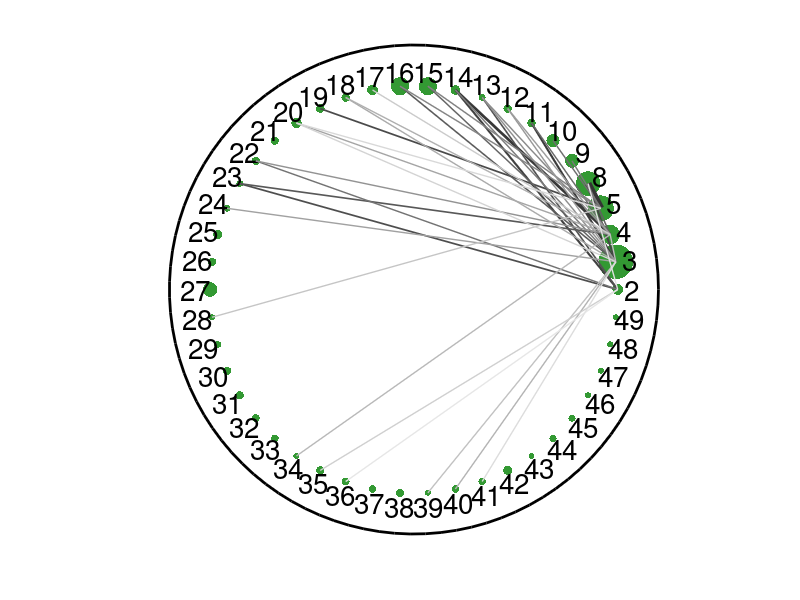

This figure's MATLAB source:
% 读取one-body数据
fid = fopen('one-body.txt', 'r');
data_one = textscan(fid, '%d%f%f', 'Delimiter', ',');
fclose(fid);
ids_one = data_one{1};
values_one = data_one{3};
N = length(ids_one);

% 生成均匀分布的角度
theta = linspace(0, 2*pi, N+1)';
theta(end) = [];
R = 1; % 大圆半径
x = R * cos(theta);
y = R * sin(theta);

% 创建ID到索引的映射
id_map = containers.Map(ids_one, 1:N);

% 归一化点大小（范围20-100）
abs_values_one = abs(values_one);
max_size = max(abs_values_one);
min_size = min(abs_values_one);
if max_size == min_size
    sizes = 50 * ones(N,1);
else
    sizes = ((abs_values_one - min_size) / (max_size - min_size)) * 600 + 20;
end

% 设置小圆的颜色（选择蓝色调或绿色调，醒目且统一）
circle_color = [0.2, 0.6, 0.2];  % 绿色调，显眼且统一 

% 绘制散点图
figure;
hold on;

% 绘制小圆
scatter(x, y, sizes, 'filled', 'MarkerFaceColor', circle_color);

% 标注编号（沿径向偏移）
text_offset = 0.07;
for i = 1:N
    angle = theta(i);
    dx = text_offset * cos(angle);
    dy = text_offset * sin(angle);
    text(x(i)+dx, y(i)+dy, num2str(ids_one(i)), ...
        'HorizontalAlignment', 'center', 'FontSize', 20, 'Color', 'k');
end

% 读取two-body数据
fid = fopen('two-body.txt', 'r');
data_two = textscan(fid, '%d%d%f%f', 'Delimiter', ',');
fclose(fid);
id1 = data_two{1};
id2 = data_two{2};
line_values = abs(data_two{4});

% 选择前K大的连接线
K = 40;  % 可以调整K的值
[~, sorted_indices] = sort(line_values, 'descend');
top_k_indices = sorted_indices(1:K);

% 归一化线宽（范围1-5）
max_lw = max(line_values(top_k_indices));
min_lw = min(line_values(top_k_indices));
if max_lw == min_lw
    line_widths = 2 * ones(K,1);
else
    line_widths = ((line_values(top_k_indices) - min_lw) / (max_lw - min_lw)) * 4 + 1;
end

% 线条颜色由浅灰色到深灰色渐变
line_colors = linspace(0.2, 0.9, K);  % 从浅灰色(0.6)到深灰色(0.2)

% 绘制连接线
for k = 1:K
    idx = top_k_indices(k);
    if isKey(id_map, id1(idx)) && isKey(id_map, id2(idx))
        idx1 = id_map(id1(idx));
        idx2 = id_map(id2(idx));
        x1 = x(idx1); y1 = y(idx1);
        x2 = x(idx2); y2 = y(idx2);
        
        % 计算渐变的灰色
        line_color = [line_colors(k) line_colors(k) line_colors(k)];
        
        % 绘制线条
        plot([x1, x2], [y1, y2], 'Color', line_color, 'LineWidth', line_widths(k));
    end
end

% 绘制大圆（外圆）
theta_large = linspace(0, 2*pi, 100);
x_large = 1.2 * R * cos(theta_large);  % 增大大圆半径（1.2倍小圆半径）
y_large = 1.2 * R * sin(theta_large);

plot(x_large, y_large, 'k-', 'LineWidth', 2);  % 大圆边框

% 图形修饰
axis equal;
axis off;
%title('Network Visualization with Large Circle');
hold off;
